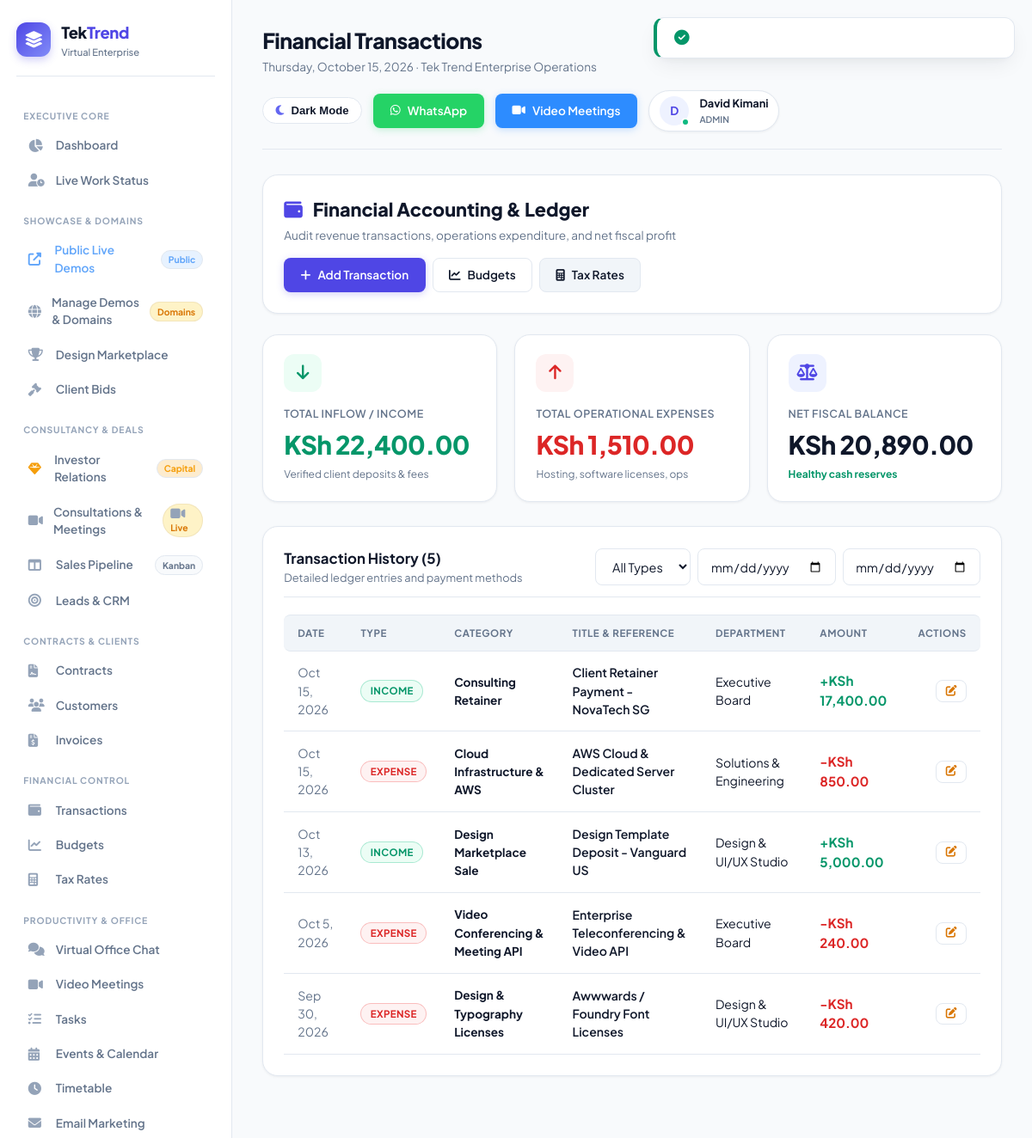
/public/finances (signed in), run on the app's committed database.
### tables this page shows
CREATE TABLE `finance_transactions` (
    `id` INT UNSIGNED NOT NULL AUTO_INCREMENT,
    `type` ENUM('income','expense','transfer','adjustment') NOT NULL,
    `category` VARCHAR(100) DEFAULT NULL,
    `department_id` INT UNSIGNED DEFAULT NULL,
    `customer_id` INT UNSIGNED DEFAULT NULL,
    `invoice_id` INT UNSIGNED DEFAULT NULL,
    `title` VARCHAR(255) NOT NULL,
    `description` TEXT,
    `amount` DECIMAL(12,2) NOT NULL,
    `tax_amount` DECIMAL(12,2) DEFAULT 0.00,
    `tax_rate_id` INT UNSIGNED DEFAULT NULL,
    `payment_method` ENUM('cash','bank','card','mobile','other') DEFAULT 'bank',
    `reference` VARCHAR(100) DEFAULT NULL,
    `transaction_date` DATE NOT NULL,
    `created_by` INT UNSIGNED DEFAULT NULL,
    `created_at` TIMESTAMP DEFAULT CURRENT_TIMESTAMP,
    `updated_at` TIMESTAMP DEFAULT CURRENT_TIMESTAMP ON UPDATE CURRENT_TIMESTAMP,
    PRIMARY KEY (`id`),
    KEY `type` (`type`),
    KEY `category` (`category`),
    KEY `department_id` (`department_id`),
    KEY `transaction_date` (`transaction_date`)
);

CREATE TABLE `departments` (
    `id` INT UNSIGNED NOT NULL AUTO_INCREMENT,
    `name` VARCHAR(100) NOT NULL,
    `slug` VARCHAR(100) NOT NULL,
    `description` TEXT,
    `head_id` INT UNSIGNED DEFAULT NULL,
    `color` VARCHAR(7) DEFAULT '#3b82f6',
    `status` ENUM('active','inactive') DEFAULT 'active',
    `created_at` TIMESTAMP DEFAULT CURRENT_TIMESTAMP,
    `updated_at` TIMESTAMP DEFAULT CURRENT_TIMESTAMP ON UPDATE CURRENT_TIMESTAMP,
    PRIMARY KEY (`id`),
    UNIQUE KEY `slug` (`slug`),
    KEY `head_id` (`head_id`)
);

### app/views/finances/index.php (the view, shortened to what the rows shown need)
<div class="card mb-4">
    <div style="display: flex; justify-content: space-between; align-items: center; flex-wrap: wrap; gap: 1rem;">
        <div>
            <h2 style="font-size: 1.35rem; font-weight: 800; color: var(--text-main); margin-bottom: 0.25rem;">
                <i class="fas fa-wallet" style="color: var(--primary); margin-right: 0.5rem;"></i> Financial Accounting & Ledger
            </h2>
            <p style="color: var(--text-muted); font-size: 0.85rem;">Audit revenue transactions, operations expenditure, and net fiscal profit</p>
        </div>
        <div style="display: flex; gap: 0.5rem; flex-wrap: wrap;">
            <a href="<?= eurl('/finances/create') ?>" class="btn btn-primary">
                <i class="fas fa-plus"></i> Add Transaction
            </a>
            <a href="<?= eurl('/budgets') ?>" class="btn btn-outline">
                <i class="fas fa-chart-line"></i> Budgets
            </a>
            <a href="<?= eurl('/taxes') ?>" class="btn btn-secondary">
                <i class="fas fa-calculator"></i> Tax Rates
            </a>
        </div>
    </div>
</div>
<div class="stats-grid">
    <div class="stat-card">
        <div class="stat-icon" style="background: var(--success-light); color: var(--success);">
            <i class="fas fa-arrow-down"></i>
        </div>
        <div class="label">Total Inflow / Income</div>
        <div class="value" style="color: var(--success);"><?= formatCurrency($income) ?></div>
        <div class="footer-text" style="color: var(--text-muted);">Verified client deposits & fees</div>
    </div>
    <div class="stat-card">
        <div class="stat-icon" style="background: var(--danger-light); color: var(--danger);">
            <i class="fas fa-arrow-up"></i>
        </div>
        <div class="label">Total Operational Expenses</div>
        <div class="value" style="color: var(--danger);"><?= formatCurrency($expenses) ?></div>
        <div class="footer-text" style="color: var(--text-muted);">Hosting, software licenses, ops</div>
    </div>
    <div class="stat-card">
        <div class="stat-icon" style="background: var(--primary-light); color: var(--primary);">
            <i class="fas fa-scale-balanced"></i>
        </div>
        <div class="label">Net Fiscal Balance</div>
        <div class="value" style="color: var(--text-main);"><?= formatCurrency($net) ?></div>
        <div class="footer-text" style="color: var(--success); font-weight: 700;">Healthy cash reserves</div>
    </div>
</div>
<div class="card">
    <div class="card-header">
        <div>
            <h3 class="card-title">Transaction History (<?= count($transactions) ?>)</h3>
            <p class="card-subtitle">Detailed ledger entries and payment methods</p>
        </div>
        <form method="GET" action="<?= eurl('/finances') ?>" style="display: flex; gap: 0.5rem; flex-wrap: wrap;">
            <select name="type" onchange="this.form.submit()" class="form-control" style="width: auto;">
                <option value="">All Types</option>
            </select>
            <input type="date" name="date_from" value="<?= sanitize($dateFrom ?? '') ?>" onchange="this.form.submit()" class="form-control" style="width: auto;">
            <input type="date" name="date_to" value="<?= sanitize($dateTo ?? '') ?>" onchange="this.form.submit()" class="form-control" style="width: auto;">
        </form>
    </div>
    <div class="table-responsive">
        <table class="table">
            <thead>
                <tr>
                    <th>Date</th>
                    <th>Type</th>
                    <th>Category</th>
                    <th>Title & Reference</th>
                    <th>Department</th>
                    <th>Amount</th>
                    <th style="text-align: right;">Actions</th>
                </tr>
            </thead>
            <tbody>
                <?php if (empty($transactions)): ?>
                    <tr>
                        <td colspan="7" style="text-align: center; padding: 2rem; color: var(--text-muted);">
                            No transactions recorded matching the selected timeframe.
                        </td>
                    </tr>
                <?php else: ?>
                    <?php foreach ($transactions as $t): ?>
                        <tr>
                            <td style="color: var(--text-muted);"><?= formatDate($t['transaction_date']) ?></td>
                            <td>
                                <span class="badge <?= $t['type'] === 'income' ? 'active' : 'inactive' ?>">
                                    <?= ucfirst(sanitize($t['type'])) ?>
                                </span>
                            </td>
                            <td><strong style="color: var(--text-main); font-size: 0.85rem;"><?= sanitize($t['category'] ?? 'General') ?></strong></td>
                            <td>
                                <div style="color: var(--text-main); font-weight: 600;"><?= sanitize($t['title']) ?></div>
                            </td>
                            <td><span style="color: var(--text-main);"><?= sanitize($t['department_name'] ?? 'Corporate') ?></span></td>
                            <td>
                                <strong style="color: <?= $t['type'] === 'income' ? 'var(--success)' : 'var(--danger)' ?>; font-size: 0.95rem;">
                                    <?= $t['type'] === 'income' ? '+' : '-' ?><?= formatCurrency($t['amount']) ?>
                                </strong>
                            </td>
                            <td style="text-align: right;">
                                <a href="<?= eurl('/finances/' . $t['id'] . '/edit') ?>" class="btn btn-outline" style="padding: 0.35rem 0.65rem; font-size: 0.8rem;" title="Edit">
                                    <i class="fas fa-edit" style="color: var(--accent);"></i>
                                </a>
                            </td>
                        </tr>
                    <?php endforeach; ?>
                <?php endif; ?>
            </tbody>
        </table>
    </div>
</div>

### app/core/Router.php (shortened to what the rows shown need)
<?php
class Router {
    private $routes = [];
    private function addRoute($method, $path, $handler, $middleware = []) {
        $this->routes[] = [
            'method'      => $method,
            'path'        => $path,
            'handler'     => $handler,
            'middleware'  => $middleware
        ];
    }
    public function dispatch() {
        $method = $_SERVER['REQUEST_METHOD'];
        $requestPath = parse_url($_SERVER['REQUEST_URI'], PHP_URL_PATH);
        $basePath = rtrim(str_replace(basename($_SERVER['SCRIPT_NAME']), '', $_SERVER['SCRIPT_NAME']), '/');
        if ($basePath && strpos($requestPath, $basePath) === 0) {
            $requestPath = substr($requestPath, strlen($basePath));
        }
        $requestPath = '/' . ltrim($requestPath, '/');
        foreach ($this->routes as $route) {
            if ($route['method'] !== 'ANY' && $route['method'] !== $method) {
                continue;
            }
            $pattern = preg_replace('#\{[^}]+\}#', '([^/]+)', $route['path']);
            $pattern = '#^' . $pattern . '$#';
            if (preg_match($pattern, $requestPath, $matches)) {
                $params = [];
                $this->executeHandler($route['handler'], $params);
                return;
            }
        }
    }
    private function executeHandler($handler, $params = []) {
        if (is_string($handler)) {
            $parts = explode('@', $handler);
            if (count($parts) === 2) {
                $controllerName = $parts[0];
                $methodName = $parts[1];
                if (class_exists($controllerName)) {
                    $controller = new $controllerName();
                    if (method_exists($controller, $methodName)) {
                        call_user_func_array([$controller, $methodName], $params);
                        return;
                    }
                }
            }
        }
    }
}

### data on the page
finance_transactions: transaction_date "Oct 15, 2026", type "INCOME", category "Consulting Retainer", title "Client Retainer Payment - NovaTech SG", department.name "Executive Board", amount "KSh 17,400.00"
finance_transactions: transaction_date "Oct 15, 2026", type "EXPENSE", category "Cloud Infrastructure & AWS", title "AWS Cloud & Dedicated Server Cluster", department.name "Solutions & Engineering", amount "KSh 850.00"
finance_transactions: transaction_date "Oct 13, 2026", type "INCOME", category "Design Marketplace Sale", title "Design Template Deposit - Vanguard US", department.name "Design & UI/UX Studio", amount "KSh 5,000.00"
finance_transactions: transaction_date "Oct 5, 2026", type "EXPENSE", category "Video Conferencing & Meeting API", title "Enterprise Teleconferencing & Video API", department.name "Executive Board", amount "KSh 240.00"
finance_transactions: transaction_date "Sep 30, 2026", type "EXPENSE", category "Design & Typography Licenses", title "Awwwards / Foundry Font Licenses", department.name "Design & UI/UX Studio", amount "KSh 420.00"

### other printed values
formatCurrency($income) "KSh 22,400.00"
formatCurrency($expenses) "KSh 1,510.00"
count($transactions) "5"
